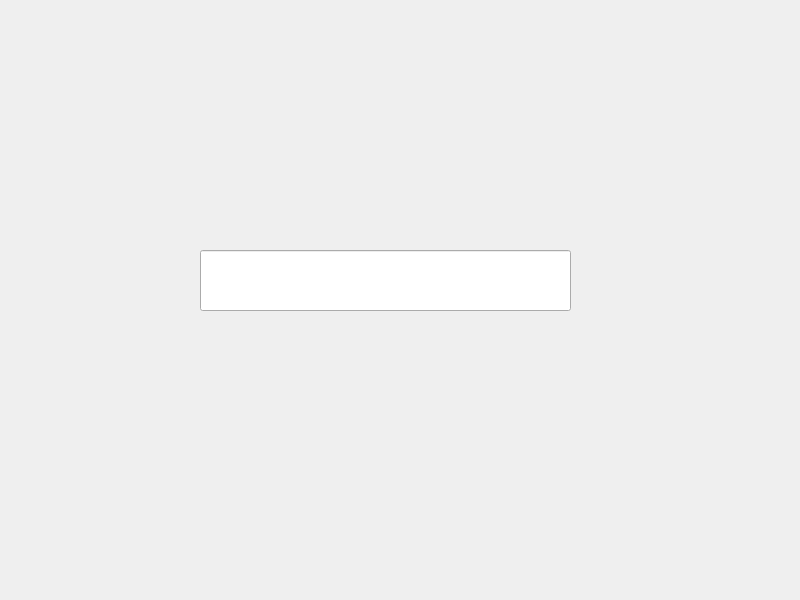
<?xml version="1.0" encoding="UTF-8"?>
<ui version="4.0">
 <class>Widget</class>
 <widget class="QWidget" name="Widget">
  <property name="geometry">
   <rect>
    <x>0</x>
    <y>0</y>
    <width>800</width>
    <height>600</height>
   </rect>
  </property>
  <property name="windowTitle">
   <string>Widget</string>
  </property>
  <widget class="QLineEdit" name="lineEdit">
   <property name="geometry">
    <rect>
     <x>200</x>
     <y>250</y>
     <width>371</width>
     <height>61</height>
    </rect>
   </property>
  </widget>
 </widget>
 <resources/>
 <connections/>
</ui>
